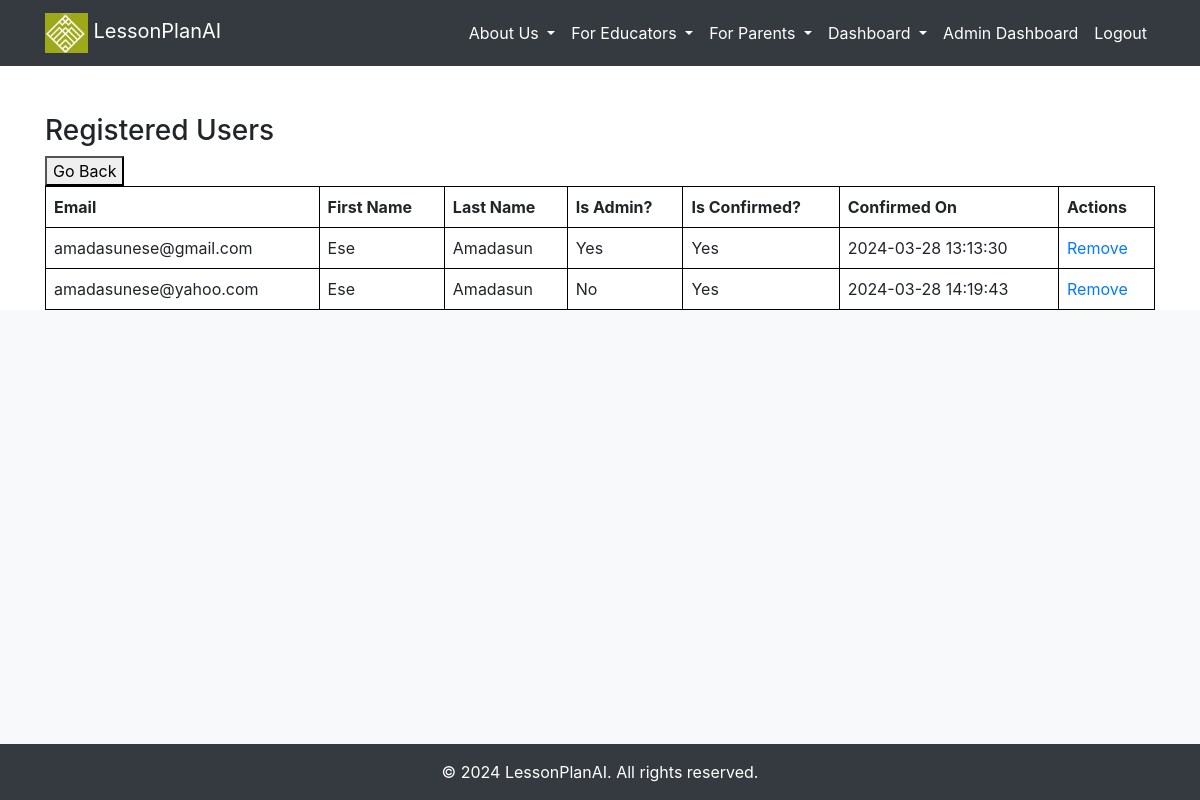
Page /admin_users (signed in) on the earlier database version.
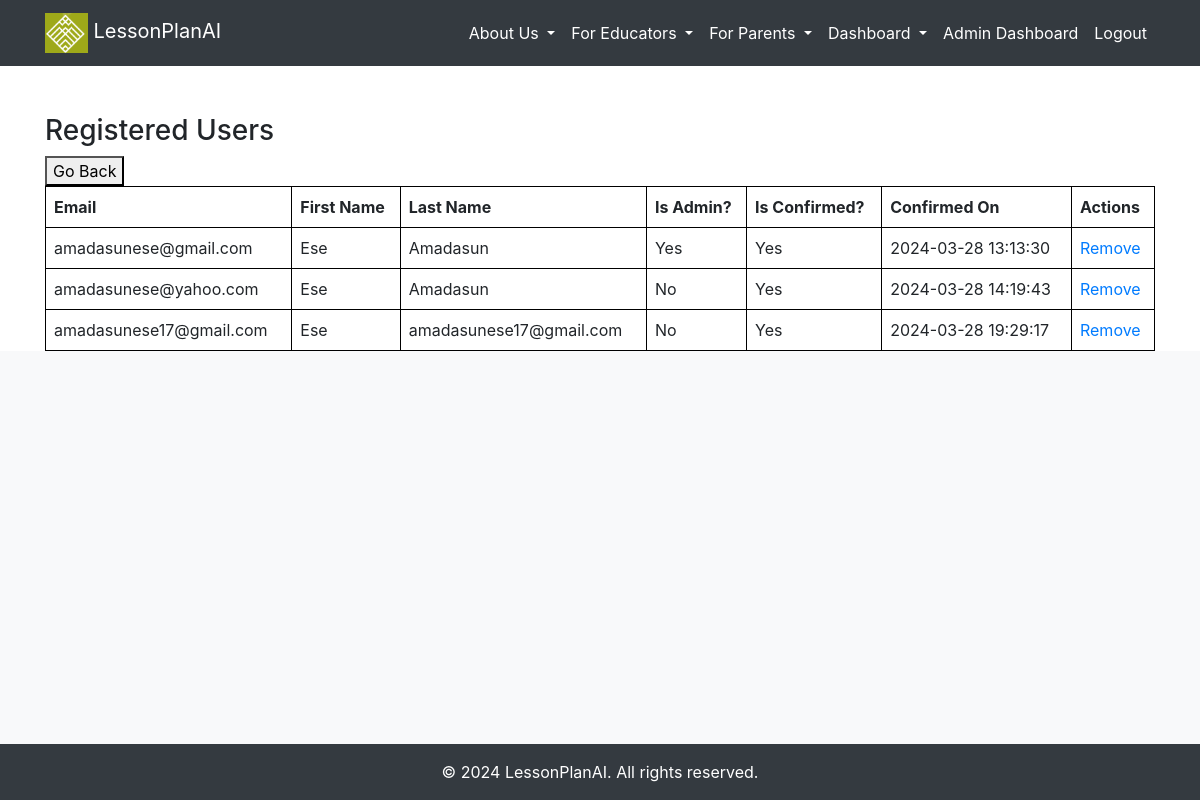
Same page on the later database version.
### src/accounts/models.py (models this page shows, shortened)
class User(UserMixin, db.Model):
    __tablename__ = "users"
    id = db.Column(db.Integer, primary_key=True)
    email = db.Column(db.String, unique=True, nullable=False)
    first_name = db.Column(db.String, nullable=False)
    last_name = db.Column(db.String, nullable=False)
    password = db.Column(db.String, nullable=False)
    created_on = db.Column(db.DateTime, nullable=False)
    is_admin = db.Column(db.Boolean, nullable=False, default=False)
    is_confirmed = db.Column(db.Boolean, nullable=True, default=False)
    confirmed_on = db.Column(db.DateTime, nullable=True)
    subscription = db.relationship('Subscription', backref='user', uselist=False)
    tutor = db.relationship('Tutor', backref='user', uselist=False)

### src/core/views.py (the view)
@core_bp.route('/admin_users')
@login_required
def manage_users():
    if not current_user.is_admin:
        flash('Access denied: You must be an admin to view this page.', 'danger')
        return redirect(url_for('core.index'))
    """Query users with subscriptions"""
    users_with_subscriptions = User.query.options(joinedload(User.subscription)).all()
    return render_template('core/manage_users.html', users=users_with_subscriptions)

### src/__init__.py (called while the page is built)
@login_manager.user_loader
def load_user(user_id):
    return User.query.filter(User.id == int(user_id)).first()

### src/templates/core/manage_users.html
{% extends '_base.html' %}
{% block content %}
  <h3>Registered Users</h3>
  <button onclick="window.history.back();">Go Back</button>
  <table style="border-collapse: collapse; width: 100%;">
    <tr>
      <th style="border: 1px solid black;">Email</th>
      <th style="border: 1px solid black;">First Name</th>
      <th style="border: 1px solid black;">Last Name</th>
      <th style="border: 1px solid black;">Is Admin?</th>
      <th style="border: 1px solid black;">Is Confirmed?</th>
      <th style="border: 1px solid black;">Confirmed On</th>
      <th style="border: 1px solid black;">Actions</th>
    </tr>
    {% for user in users %}
      <tr>
        <td style="border: 1px solid black;">{{ user.email }}</td>
        <td style="border: 1px solid black;">{{ user.first_name }}</td>
        <td style="border: 1px solid black;">{{ user.last_name }}</td>
        <td style="border: 1px solid black;">{{ 'Yes' if user.is_admin else 'No' }}</td>
        <td style="border: 1px solid black;">{{ 'Yes' if user.is_confirmed else 'No' }}</td>
        <td style="border: 1px solid black;">{{ user.confirmed_on.strftime('%Y-%m-%d %H:%M:%S') if user.confirmed_on else 'Not Confirmed' }}</td>
        <td style="border: 1px solid black;">
          <a href="{{ url_for('core.delete_user', user_id=user.id) }}">Remove</a>
        </td>
      </tr>
    {% endfor %}
  </table>
{% endblock %}

Differences in the rows shown:
added User: email "amadasunese17@gmail.com", first_name "Ese", last_name "amadasunese17@gmail.com", is_admin "No", is_confirmed "Yes", confirmed_on "2024-03-28 19:29:17"
